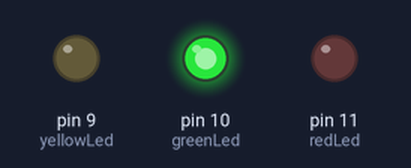
This sketch was run on a simulated Arduino Uno, built with avr-gcc and run on an emulated ATmega328P. On the bench: output pins drawn as LEDs (lit = HIGH).

Above: at 0.1 s.
At 6.29 s:
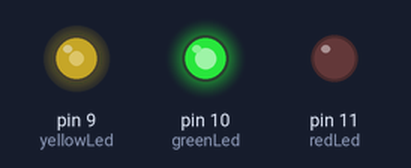
At 8.09 s:
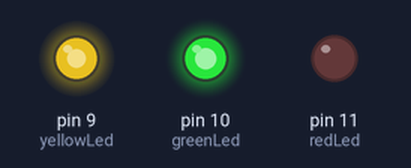
At 10.2 s:
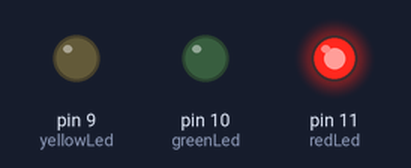
At 22.81 s:
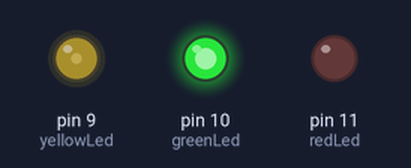
At 32.3 s:
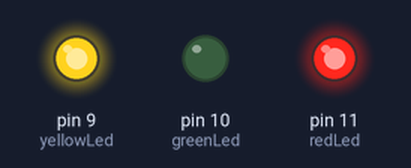
Timing chart, 0 to 40.0 s (numbered marks = the images above):
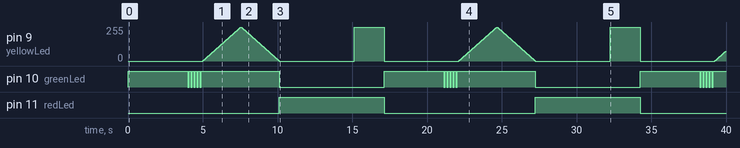

Measured:
- by itself, pin 10 (greenLed): repeats every 17.1 s: 4 × (LOW 0.10 s, HIGH 0.10 s), LOW 0.10 s, HIGH 5.2 s, LOW 7.0 s, HIGH 4.0 s
- by itself, pin 11 (redLed): alternates HIGH for 7.0 s and LOW for 10.1 s

The sketch:

INITHardware_Cohort1.ino
```cpp
// Define LED pins
const int redLed = 11;     // Red LED pin
const int yellowLed = 9; // Yellow LED pin (PWM capable)
const int greenLed = 10;  // Green LED pin

void setup() {
  // TODO: Set all LED pins as OUTPUT
  pinMode(redLed, OUTPUT);
  pinMode(yellowLed, OUTPUT);
  pinMode(greenLed, OUTPUT);
}

void loop() {
  // TODO: Turn Green LED ON for 4 seconds (ensure Red and Yellow are OFF)
  digitalWrite(greenLed, HIGH);
  digitalWrite(yellowLed, LOW);
  digitalWrite(redLed, LOW);
  delay(4000);  // Example: Wait for 4 seconds

  // TODO: Blink Green LED for 1 second (e.g., 5 cycles of 200ms each)
  for (int i = 0; i < 5; i++) {
  //   // Turn off Green LED for 100ms
  //   // Turn on Green LED for 100ms
  digitalWrite(greenLed, LOW);
  delay(100);
  digitalWrite(greenLed, HIGH);
  delay(100);
   }


  // TODO: Transition: Fade Yellow LED IN using PWM
  for (int brightness = 0; brightness <= 255; brightness++) {
  //
  //   // delay for smooth transition (e.g., delay(10));
  analogWrite(yellowLed,brightness);
  delay(10);
  }

  // TODO: Transition: Fade Yellow LED OUT using PWM
  for (int brightness = 255; brightness >= 0; brightness--) {
  analogWrite(yellowLed,brightness);
  delay(10);
  //   // delay for smooth transition (e.g., delay(10));
  }

  // TODO: Turn Red LED ON for 5 seconds (ensure Green and Yellow are OFF)
  digitalWrite(redLed,HIGH);
  digitalWrite(greenLed, LOW);
  digitalWrite(yellowLed,LOW);
  delay(5000);  // Example: Wait for 5 seconds

  // TODO: Intermediate state: Turn Red and Yellow ON together for 2 seconds
  digitalWrite(yellowLed, HIGH);
  delay(2000);  // Example: Wait for 2 seconds

  // TODO: Repeat the cycle
}
```
